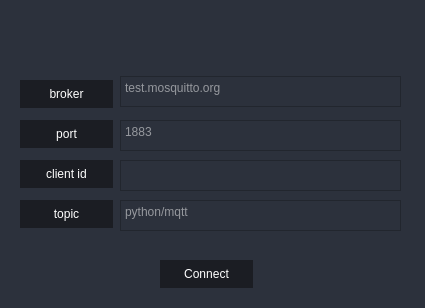
<?xml version="1.0" encoding="UTF-8"?>
<ui version="4.0">
 <class>MainWindow</class>
 <widget class="QMainWindow" name="MainWindow">
  <property name="geometry">
   <rect>
    <x>0</x>
    <y>0</y>
    <width>425</width>
    <height>308</height>
   </rect>
  </property>
  <property name="windowTitle">
   <string>MainWindow</string>
  </property>
  <property name="styleSheet">
   <string notr="true">background-color: rgb(44, 49, 60);</string>
  </property>
  <widget class="QWidget" name="centralwidget">
   <widget class="QPushButton" name="pushButton_2">
    <property name="geometry">
     <rect>
      <x>20</x>
      <y>80</y>
      <width>93</width>
      <height>28</height>
     </rect>
    </property>
    <property name="styleSheet">
     <string notr="true">QPushButton {
	background-position: center;
	background-repeat: no-reperat;
	border: none;
	background-color: rgb(27, 29, 35);
	color:white;
}
QPushButton:hover {
	background-color: rgb(33, 37, 43);
}
QPushButton:pressed {	
	background-color: rgb(85, 170, 255);
}</string>
    </property>
    <property name="text">
     <string>broker</string>
    </property>
   </widget>
   <widget class="QPushButton" name="pushButton_3">
    <property name="geometry">
     <rect>
      <x>20</x>
      <y>120</y>
      <width>93</width>
      <height>28</height>
     </rect>
    </property>
    <property name="styleSheet">
     <string notr="true">QPushButton {
	background-position: center;
	background-repeat: no-reperat;
	border: none;
	background-color: rgb(27, 29, 35);
	color:white;
}
QPushButton:hover {
	background-color: rgb(33, 37, 43);
}
QPushButton:pressed {	
	background-color: rgb(85, 170, 255);
}</string>
    </property>
    <property name="text">
     <string>port</string>
    </property>
   </widget>
   <widget class="QPushButton" name="pushButton_4">
    <property name="geometry">
     <rect>
      <x>20</x>
      <y>200</y>
      <width>93</width>
      <height>28</height>
     </rect>
    </property>
    <property name="styleSheet">
     <string notr="true">QPushButton {
	background-position: center;
	background-repeat: no-reperat;
	border: none;
	background-color: rgb(27, 29, 35);
	color:white;
}
QPushButton:hover {
	background-color: rgb(33, 37, 43);
}
QPushButton:pressed {	
	background-color: rgb(85, 170, 255);
}</string>
    </property>
    <property name="text">
     <string>topic</string>
    </property>
   </widget>
   <widget class="QPushButton" name="pushButton_5">
    <property name="geometry">
     <rect>
      <x>20</x>
      <y>160</y>
      <width>93</width>
      <height>28</height>
     </rect>
    </property>
    <property name="styleSheet">
     <string notr="true">QPushButton {
	background-position: center;
	background-repeat: no-reperat;
	border: none;
	background-color: rgb(27, 29, 35);
	color:white;
}
QPushButton:hover {
	background-color: rgb(33, 37, 43);
}
QPushButton:pressed {	
	background-color: rgb(85, 170, 255);
}</string>
    </property>
    <property name="text">
     <string>client id</string>
    </property>
   </widget>
   <widget class="QPushButton" name="btn_connect">
    <property name="geometry">
     <rect>
      <x>160</x>
      <y>260</y>
      <width>93</width>
      <height>28</height>
     </rect>
    </property>
    <property name="styleSheet">
     <string notr="true">QPushButton {
	background-position: center;
	background-repeat: no-reperat;
	border: none;
	background-color: rgb(27, 29, 35);
	color:white;
}
QPushButton:hover {
	background-color: rgb(33, 37, 43);
}
QPushButton:pressed {	
	background-color: rgb(85, 170, 255);
}</string>
    </property>
    <property name="text">
     <string>Connect</string>
    </property>
   </widget>
   <widget class="QTextEdit" name="broker_text">
    <property name="geometry">
     <rect>
      <x>120</x>
      <y>76</y>
      <width>281</width>
      <height>31</height>
     </rect>
    </property>
    <property name="styleSheet">
     <string notr="true">QTextEdit{
	color:white;
}</string>
    </property>
    <property name="verticalScrollBarPolicy">
     <enum>Qt::ScrollBarAlwaysOff</enum>
    </property>
    <property name="horizontalScrollBarPolicy">
     <enum>Qt::ScrollBarAlwaysOff</enum>
    </property>
    <property name="placeholderText">
     <string>test.mosquitto.org</string>
    </property>
   </widget>
   <widget class="QTextEdit" name="port_text">
    <property name="geometry">
     <rect>
      <x>120</x>
      <y>120</y>
      <width>281</width>
      <height>31</height>
     </rect>
    </property>
    <property name="styleSheet">
     <string notr="true">QTextEdit{
	color:white;
}</string>
    </property>
    <property name="verticalScrollBarPolicy">
     <enum>Qt::ScrollBarAlwaysOff</enum>
    </property>
    <property name="horizontalScrollBarPolicy">
     <enum>Qt::ScrollBarAlwaysOff</enum>
    </property>
    <property name="placeholderText">
     <string>1883</string>
    </property>
   </widget>
   <widget class="QTextEdit" name="client_id_text">
    <property name="geometry">
     <rect>
      <x>120</x>
      <y>160</y>
      <width>281</width>
      <height>31</height>
     </rect>
    </property>
    <property name="styleSheet">
     <string notr="true">QTextEdit{
	color:white;
}</string>
    </property>
    <property name="verticalScrollBarPolicy">
     <enum>Qt::ScrollBarAlwaysOff</enum>
    </property>
    <property name="horizontalScrollBarPolicy">
     <enum>Qt::ScrollBarAlwaysOff</enum>
    </property>
   </widget>
   <widget class="QTextEdit" name="topic_text">
    <property name="geometry">
     <rect>
      <x>120</x>
      <y>200</y>
      <width>281</width>
      <height>31</height>
     </rect>
    </property>
    <property name="styleSheet">
     <string notr="true">QTextEdit{
	color:white;
}</string>
    </property>
    <property name="verticalScrollBarPolicy">
     <enum>Qt::ScrollBarAlwaysOff</enum>
    </property>
    <property name="horizontalScrollBarPolicy">
     <enum>Qt::ScrollBarAlwaysOff</enum>
    </property>
    <property name="placeholderText">
     <string>python/mqtt</string>
    </property>
   </widget>
  </widget>
 </widget>
 <resources/>
 <connections/>
</ui>
